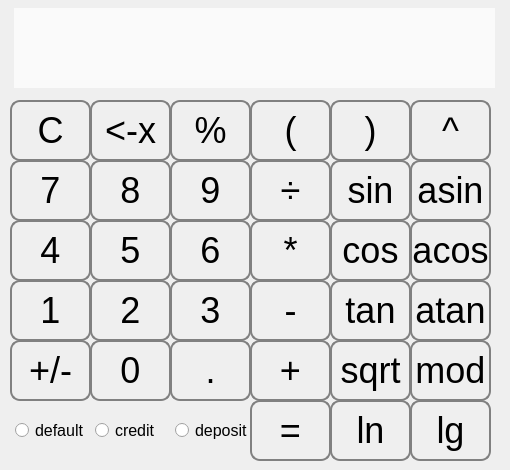
<?xml version="1.0" encoding="UTF-8"?>
<ui version="4.0">
 <class>MainWindow</class>
 <widget class="QMainWindow" name="MainWindow">
  <property name="geometry">
   <rect>
    <x>0</x>
    <y>0</y>
    <width>510</width>
    <height>470</height>
   </rect>
  </property>
  <property name="windowTitle">
   <string>MainWindow</string>
  </property>
  <property name="styleSheet">
   <string notr="true">QPushButton {
	border: 2px solid grey;
	border-radius: 10px;
	font-size: 36px;
	line-height: 60px;
}

QPushButton::pressed {
	color: black;
	background-color: qlineargradient(x1: 0, y1: 0, x2: 0, y2: 1, stop: 0 #dadbde, stop: 1 #f6f7fa);
}</string>
  </property>
  <widget class="QWidget" name="centralwidget">
   <widget class="QLabel" name="result_show">
    <property name="geometry">
     <rect>
      <x>14</x>
      <y>8</y>
      <width>481</width>
      <height>80</height>
     </rect>
    </property>
    <property name="styleSheet">
     <string notr="true">font: 36pt &quot;PT Sans&quot;;
color: rgb(10, 10, 10);
background-color: rgb(250, 250, 250);
padding: 15px</string>
    </property>
    <property name="text">
     <string/>
    </property>
    <property name="alignment">
     <set>Qt::AlignRight|Qt::AlignTrailing|Qt::AlignVCenter</set>
    </property>
   </widget>
   <widget class="QPushButton" name="number_button_4">
    <property name="geometry">
     <rect>
      <x>10</x>
      <y>220</y>
      <width>81</width>
      <height>61</height>
     </rect>
    </property>
    <property name="text">
     <string>4</string>
    </property>
   </widget>
   <widget class="QPushButton" name="number_button_7">
    <property name="geometry">
     <rect>
      <x>10</x>
      <y>160</y>
      <width>81</width>
      <height>61</height>
     </rect>
    </property>
    <property name="text">
     <string>7</string>
    </property>
   </widget>
   <widget class="QPushButton" name="number_button_1">
    <property name="geometry">
     <rect>
      <x>10</x>
      <y>280</y>
      <width>81</width>
      <height>61</height>
     </rect>
    </property>
    <property name="text">
     <string>1</string>
    </property>
   </widget>
   <widget class="QPushButton" name="operation_button_sign">
    <property name="geometry">
     <rect>
      <x>10</x>
      <y>340</y>
      <width>81</width>
      <height>61</height>
     </rect>
    </property>
    <property name="styleSheet">
     <string notr="true"/>
    </property>
    <property name="text">
     <string>+/-</string>
    </property>
   </widget>
   <widget class="QPushButton" name="operation_button_clear">
    <property name="geometry">
     <rect>
      <x>10</x>
      <y>100</y>
      <width>81</width>
      <height>61</height>
     </rect>
    </property>
    <property name="styleSheet">
     <string notr="true"/>
    </property>
    <property name="text">
     <string>C</string>
    </property>
   </widget>
   <widget class="QPushButton" name="operation_button_remove">
    <property name="geometry">
     <rect>
      <x>90</x>
      <y>100</y>
      <width>81</width>
      <height>61</height>
     </rect>
    </property>
    <property name="styleSheet">
     <string notr="true"/>
    </property>
    <property name="text">
     <string>&lt;-x</string>
    </property>
   </widget>
   <widget class="QPushButton" name="number_button_8">
    <property name="geometry">
     <rect>
      <x>90</x>
      <y>160</y>
      <width>81</width>
      <height>61</height>
     </rect>
    </property>
    <property name="text">
     <string>8</string>
    </property>
   </widget>
   <widget class="QPushButton" name="number_button_2">
    <property name="geometry">
     <rect>
      <x>90</x>
      <y>280</y>
      <width>81</width>
      <height>61</height>
     </rect>
    </property>
    <property name="text">
     <string>2</string>
    </property>
   </widget>
   <widget class="QPushButton" name="number_button_5">
    <property name="geometry">
     <rect>
      <x>90</x>
      <y>220</y>
      <width>81</width>
      <height>61</height>
     </rect>
    </property>
    <property name="text">
     <string>5</string>
    </property>
   </widget>
   <widget class="QPushButton" name="number_button_0">
    <property name="geometry">
     <rect>
      <x>90</x>
      <y>340</y>
      <width>81</width>
      <height>61</height>
     </rect>
    </property>
    <property name="text">
     <string>0</string>
    </property>
   </widget>
   <widget class="QPushButton" name="operation_button_dot">
    <property name="geometry">
     <rect>
      <x>170</x>
      <y>340</y>
      <width>81</width>
      <height>61</height>
     </rect>
    </property>
    <property name="styleSheet">
     <string notr="true"/>
    </property>
    <property name="text">
     <string>.</string>
    </property>
   </widget>
   <widget class="QPushButton" name="number_button_9">
    <property name="geometry">
     <rect>
      <x>170</x>
      <y>160</y>
      <width>81</width>
      <height>61</height>
     </rect>
    </property>
    <property name="text">
     <string>9</string>
    </property>
   </widget>
   <widget class="QPushButton" name="number_button_3">
    <property name="geometry">
     <rect>
      <x>170</x>
      <y>280</y>
      <width>81</width>
      <height>61</height>
     </rect>
    </property>
    <property name="text">
     <string>3</string>
    </property>
   </widget>
   <widget class="QPushButton" name="number_button_6">
    <property name="geometry">
     <rect>
      <x>170</x>
      <y>220</y>
      <width>81</width>
      <height>61</height>
     </rect>
    </property>
    <property name="text">
     <string>6</string>
    </property>
   </widget>
   <widget class="QPushButton" name="operation_button_percent">
    <property name="geometry">
     <rect>
      <x>170</x>
      <y>100</y>
      <width>81</width>
      <height>61</height>
     </rect>
    </property>
    <property name="styleSheet">
     <string notr="true"/>
    </property>
    <property name="text">
     <string>%</string>
    </property>
   </widget>
   <widget class="QPushButton" name="operation_button_mult">
    <property name="geometry">
     <rect>
      <x>250</x>
      <y>220</y>
      <width>81</width>
      <height>61</height>
     </rect>
    </property>
    <property name="styleSheet">
     <string notr="true"/>
    </property>
    <property name="text">
     <string>*</string>
    </property>
   </widget>
   <widget class="QPushButton" name="operation_button_sum">
    <property name="geometry">
     <rect>
      <x>250</x>
      <y>340</y>
      <width>81</width>
      <height>61</height>
     </rect>
    </property>
    <property name="styleSheet">
     <string notr="true"/>
    </property>
    <property name="text">
     <string>+</string>
    </property>
   </widget>
   <widget class="QPushButton" name="operation_button_sub">
    <property name="geometry">
     <rect>
      <x>250</x>
      <y>280</y>
      <width>81</width>
      <height>61</height>
     </rect>
    </property>
    <property name="styleSheet">
     <string notr="true"/>
    </property>
    <property name="text">
     <string>-</string>
    </property>
   </widget>
   <widget class="QPushButton" name="operation_button_div">
    <property name="geometry">
     <rect>
      <x>250</x>
      <y>160</y>
      <width>81</width>
      <height>61</height>
     </rect>
    </property>
    <property name="styleSheet">
     <string notr="true"/>
    </property>
    <property name="text">
     <string>÷</string>
    </property>
   </widget>
   <widget class="QPushButton" name="operation_button_sin">
    <property name="geometry">
     <rect>
      <x>330</x>
      <y>160</y>
      <width>81</width>
      <height>61</height>
     </rect>
    </property>
    <property name="styleSheet">
     <string notr="true"/>
    </property>
    <property name="text">
     <string>sin</string>
    </property>
   </widget>
   <widget class="QPushButton" name="operation_button_lg">
    <property name="geometry">
     <rect>
      <x>410</x>
      <y>400</y>
      <width>81</width>
      <height>61</height>
     </rect>
    </property>
    <property name="styleSheet">
     <string notr="true"/>
    </property>
    <property name="text">
     <string>lg</string>
    </property>
   </widget>
   <widget class="QPushButton" name="operation_button_ln">
    <property name="geometry">
     <rect>
      <x>330</x>
      <y>400</y>
      <width>81</width>
      <height>61</height>
     </rect>
    </property>
    <property name="styleSheet">
     <string notr="true"/>
    </property>
    <property name="text">
     <string>ln</string>
    </property>
   </widget>
   <widget class="QPushButton" name="operation_button_cos">
    <property name="geometry">
     <rect>
      <x>330</x>
      <y>220</y>
      <width>81</width>
      <height>61</height>
     </rect>
    </property>
    <property name="styleSheet">
     <string notr="true"/>
    </property>
    <property name="text">
     <string>cos</string>
    </property>
   </widget>
   <widget class="QPushButton" name="operation_button_tan">
    <property name="geometry">
     <rect>
      <x>330</x>
      <y>280</y>
      <width>81</width>
      <height>61</height>
     </rect>
    </property>
    <property name="styleSheet">
     <string notr="true"/>
    </property>
    <property name="text">
     <string>tan</string>
    </property>
   </widget>
   <widget class="QPushButton" name="operation_button_left_bracket">
    <property name="geometry">
     <rect>
      <x>250</x>
      <y>100</y>
      <width>81</width>
      <height>61</height>
     </rect>
    </property>
    <property name="styleSheet">
     <string notr="true"/>
    </property>
    <property name="text">
     <string>(</string>
    </property>
   </widget>
   <widget class="QPushButton" name="operation_button_right_bracket">
    <property name="geometry">
     <rect>
      <x>330</x>
      <y>100</y>
      <width>81</width>
      <height>61</height>
     </rect>
    </property>
    <property name="styleSheet">
     <string notr="true"/>
    </property>
    <property name="text">
     <string>)</string>
    </property>
   </widget>
   <widget class="QPushButton" name="operation_button_atan">
    <property name="geometry">
     <rect>
      <x>410</x>
      <y>280</y>
      <width>81</width>
      <height>61</height>
     </rect>
    </property>
    <property name="styleSheet">
     <string notr="true"/>
    </property>
    <property name="text">
     <string>atan</string>
    </property>
   </widget>
   <widget class="QPushButton" name="operation_button_sqrt">
    <property name="geometry">
     <rect>
      <x>330</x>
      <y>340</y>
      <width>81</width>
      <height>61</height>
     </rect>
    </property>
    <property name="styleSheet">
     <string notr="true"/>
    </property>
    <property name="text">
     <string>sqrt</string>
    </property>
   </widget>
   <widget class="QPushButton" name="operation_button_pow">
    <property name="geometry">
     <rect>
      <x>410</x>
      <y>100</y>
      <width>81</width>
      <height>61</height>
     </rect>
    </property>
    <property name="styleSheet">
     <string notr="true"/>
    </property>
    <property name="text">
     <string>^</string>
    </property>
   </widget>
   <widget class="QPushButton" name="operation_button_mod">
    <property name="geometry">
     <rect>
      <x>410</x>
      <y>340</y>
      <width>81</width>
      <height>61</height>
     </rect>
    </property>
    <property name="styleSheet">
     <string notr="true"/>
    </property>
    <property name="text">
     <string>mod</string>
    </property>
   </widget>
   <widget class="QPushButton" name="operation_button_asin">
    <property name="geometry">
     <rect>
      <x>410</x>
      <y>160</y>
      <width>81</width>
      <height>61</height>
     </rect>
    </property>
    <property name="styleSheet">
     <string notr="true"/>
    </property>
    <property name="text">
     <string>asin</string>
    </property>
   </widget>
   <widget class="QPushButton" name="operation_button_acos">
    <property name="geometry">
     <rect>
      <x>410</x>
      <y>220</y>
      <width>81</width>
      <height>61</height>
     </rect>
    </property>
    <property name="styleSheet">
     <string notr="true"/>
    </property>
    <property name="text">
     <string>acos</string>
    </property>
   </widget>
   <widget class="QRadioButton" name="radioButton_default">
    <property name="geometry">
     <rect>
      <x>10</x>
      <y>400</y>
      <width>81</width>
      <height>61</height>
     </rect>
    </property>
    <property name="styleSheet">
     <string notr="true">padding-left: 5px;
font-size: 16px;</string>
    </property>
    <property name="text">
     <string>default</string>
    </property>
   </widget>
   <widget class="QRadioButton" name="radioButton_credit">
    <property name="geometry">
     <rect>
      <x>90</x>
      <y>400</y>
      <width>81</width>
      <height>61</height>
     </rect>
    </property>
    <property name="styleSheet">
     <string notr="true">padding-left: 5px;
font-size: 16px;</string>
    </property>
    <property name="text">
     <string>credit</string>
    </property>
   </widget>
   <widget class="QRadioButton" name="radioButton_deposit">
    <property name="geometry">
     <rect>
      <x>170</x>
      <y>400</y>
      <width>81</width>
      <height>61</height>
     </rect>
    </property>
    <property name="styleSheet">
     <string notr="true">padding-left: 5px;
font-size: 16px;</string>
    </property>
    <property name="text">
     <string>deposit</string>
    </property>
   </widget>
   <widget class="QPushButton" name="operation_button_result">
    <property name="geometry">
     <rect>
      <x>250</x>
      <y>400</y>
      <width>81</width>
      <height>61</height>
     </rect>
    </property>
    <property name="styleSheet">
     <string notr="true"/>
    </property>
    <property name="text">
     <string>=</string>
    </property>
   </widget>
  </widget>
 </widget>
 <resources/>
 <connections/>
</ui>
